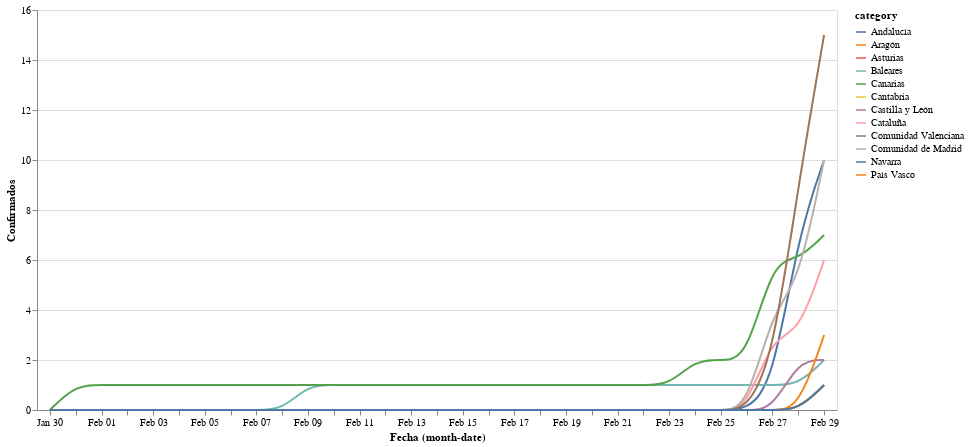

Write notebook code for a chart like this one.
### Markdown cell above
Haz click en la leyenda para activar una única línea.

### Code cell
#collapse

import requests
import pandas as pd
from io import BytesIO
import numpy as np
import altair as alt

# data download
response = requests.get('https://docs.google.com/spreadsheet/ccc?key=1FwOXbkWeuS1LHrKxhSfepGtsgQ6iIEQZmWig_JKo8z0&output=csv')
assert response.status_code == 200, 'Wrong status code'
data = response.content
df = pd.read_csv(BytesIO(data), parse_dates=['Fecha'], dayfirst=True)

# plot
cols = list(df.columns)
cols.remove('Total confirmados')
cols.remove('Fecha')
df = df.set_index('Fecha')[cols]
source = df.reset_index().melt('Fecha', var_name='category', value_name='Confirmados')
# plot
selection = alt.selection_multi(fields=['category'], bind='legend')

alt.Chart(source).mark_line(interpolate='basis').encode(
    alt.X('monthdate(Fecha):O', axis=alt.Axis()),
    alt.Y('Confirmados:Q'),
    alt.Color('category:N'),
    opacity=alt.condition(selection, alt.value(1), alt.value(0.2))
).properties(
    width=800, height=400
).add_selection(
    selection
)

### Figure 1 — Vega-Lite specification as saved in the notebook (floating-point values rounded to 4 significant figures; data arrays with more than 128 entries replaced by an {"elided": "..."} marker saying what was removed)
{"config": {"view": {"continuousWidth": 400, "continuousHeight": 300}}, "data": {"name": "data-01d1bd878d4e804320cb53a6e29829da"}, "mark": {"type": "line", "interpolate": "basis"}, "encoding": {"color": {"type": "nominal", "field": "category"}, "opacity": {"condition": {"value": 1, "selection": "selector002"}, "value": 0.2}, "x": {"type": "ordinal", "axis": {}, "field": "Fecha", "timeUnit": "monthdate"}, "y": {"type": "quantitative", "field": "Confirmados"}}, "height": 400, "selection": {"selector002": {"type": "multi", "fields": ["category"], "bind": "legend"}}, "width": 800, "$schema": "https://vega.github.io/schema/vega-lite/v4.0.2.json", "datasets": {"data-01d1bd878d4e804320cb53a6e29829da": {"elided": "372 records"}}}
